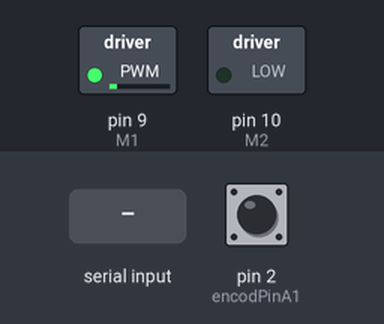
Recording of a sketch running on a simulated Arduino Uno, built with avr-gcc and run on an emulated ATmega328P. Parts: switched loads named in the sketch (green lamp = pin HIGH). Inputs (shaded band) come from the test bench; at power-on: pin 2 (encodPinA1) HIGH. What the sketch prints to the serial monitor is not drawn.

Above: at 1.2 s.
1.3 s: "tozero," received over Serial
2.8 s: "90,45," received over Serial
At 4.0 s:
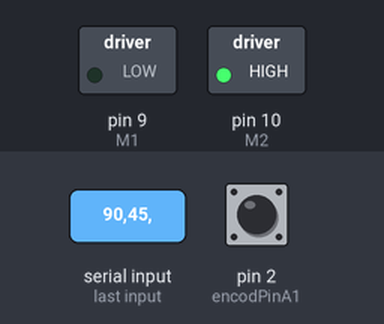
4.3 s: "30,150," received over Serial
At 5.5 s:
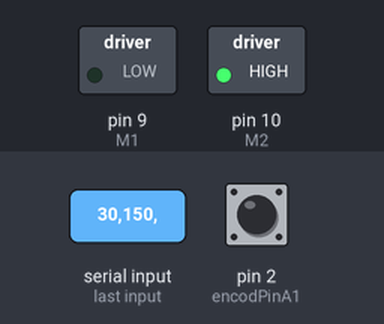
5.8 s: "5," received over Serial
At 7.4 s:
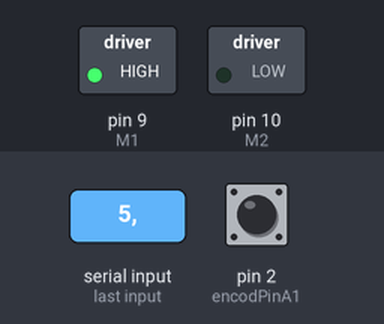
7.6 s: "90," received over Serial
At 8.8 s:
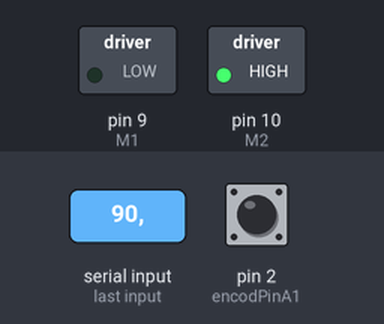
9.1 s: "1," received over Serial
At 10.1 s:
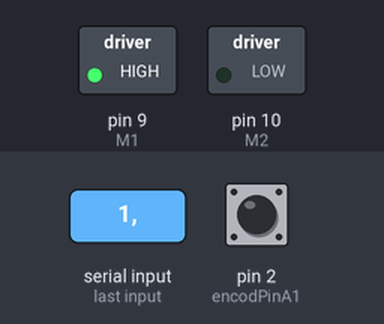
Timing chart, 0 to 11.6 s (numbered marks = the images above; inputs shaded):
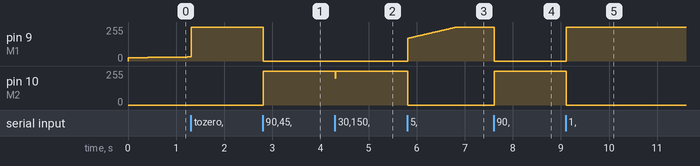

Measured:
- after the input at 2.8 s, pin 9 (M1): 255/255 → 0/255 at once; pin 10 (M2): 0/255 → 255/255 at once
- after the input at 4.3 s, pin 10 (M2): 255/255 → 200/255 at once, → 255/255 0.01 s later
- after the input at 5.8 s, pin 9 (M1): moves from 0/255 to 255/255 over 1.0 s, starting at once; pin 10 (M2): 255/255 → 0/255 at once
- after the input at 7.6 s, pin 9 (M1): 255/255 → 0/255 at once; pin 10 (M2): 0/255 → 255/255 at once
- after the input at 9.1 s, pin 9 (M1): 0/255 → 255/255 at once; pin 10 (M2): 255/255 → 0/255 at once

The sketch:

PID.ino
```cpp
#include <PinChangeInt.h>
#include <PID_v1.h>
#define encodPinA1      2                       // Quadrature encoder A pin
#define encodPinB1      8                       // Quadrature encoder B pin
#define M1              9                       // PWM outputs to L298N H-Bridge motor driver module
#define M2              10

double kp = 5 , ki = 1 , kd = 0.01;             // modify for optimal performance
double input = 0, output = 0, setpoint = 110;
float comdata=0,analog=21;
long temp=0,prev=0;
int isDirection=0,index=0;
int isfirstLoad=1;

volatile long encoderPos =110;
PID myPID(&input, &output, &setpoint, kp, ki, kd, REVERSE);  // if motor will only run at full speed try 'REVERSE' instead of 'DIRECT'

void setup() {
  pinMode(encodPinA1, INPUT_PULLUP);                  // quadrature encoder input A
  pinMode(encodPinB1, INPUT_PULLUP);                  // quadrature encoder input B
  attachInterrupt(0, encoder, FALLING);               // update encoder position
  TCCR1B = TCCR1B & 0b11111000 | 1;                   // set 31KHz PWM to prevent motor noise
  myPID.SetMode(AUTOMATIC);
  myPID.SetSampleTime(1);
  myPID.SetOutputLimits(-255, 255);
  Serial.begin (115200);                              // for debugging
}

void loop() {

    if(Serial.available() > 0) {
      delay(10);                                   // 等待数据传完
      String _temp="";
      _temp=Serial.readStringUntil(',');              //获取串口接收到的数据
      if(_temp=="tozero"){
        _temp="";
        isfirstLoad=1;
        //Serial.println("+++++++++++++++++++++++++++++++++++++++++++++");
        }else{
          comdata=_temp.toFloat();
        }
      Serial.flush();
      analog=comdata;

      Serial.println("Serial.available = :");
      Serial.println(analog);
      index=0;
      long _sub_val=comdata-prev;
      if(_sub_val>0) {
        isDirection=1;
      }
      if(_sub_val<0) {
        isDirection=2;
      }

      prev=comdata;

       if(isfirstLoad==1){
        isfirstLoad=0;
        setpoint = analog * 5;
        input=setpoint;
        input = encoderPos ;
        //isDirection=1;
        //encoder();
         if(index>=20)
        {
          //index=0;
          output=0;
          analogWrite(M1, LOW);
          analogWrite(M2, LOW);
          delay(1000);
        }
          myPID.Compute();
         pwmOut(output);

        }
    }

    //Serial.println("+++++++++++++++++++++++++++++++++++++++++++++");
    //Serial.println(isDirection);
    setpoint = analog * 5;                     // modify to fit motor and encoder characteristics, potmeter connected to A0

    //Serial.println(setpoint);
    input = encoderPos ;                                // data from encoder
    //Serial.println("--------------------------------------------");
    Serial.println(encoderPos);
    //Serial.println(setpoint);                         // monitor motor position

    myPID.Compute();                                    // calculate new output
    if(index>=20)
    {
      //index=0;
      output=0;
      analogWrite(M1, LOW);
      analogWrite(M2, LOW);
      delay(1000);
    }
    pwmOut(output);                                // drive L298N H-Bridge module
    //Serial.println(output);
    //encoder();
}


void pwmOut(int out) {                                // to H-Bridge board
  if (out > 0) {
    analogWrite(M1, out);                             // drive motor CW
    analogWrite(M2, 0);
  }
  else {
    analogWrite(M1, 0);
    analogWrite(M2, abs(out));                        // drive motor CCW
  }
  //Serial.println("--------------------------------------------");
  //Serial.println(out);
}

void encoder()  {                                     // pulse and direction, direct port reading to save cycles  5000  -18
  if (isDirection==1)
  {
    if(encoderPos<1145&&abs(encoderPos-setpoint)>=10)
     {
      encoderPos++;             // if(digitalRead(encodPinB1)==HIGH)   count ++;
      index=0;
     }
    else
      isDirection=0;
  }
  if(isDirection==2){
    if(encoderPos>100&&abs(encoderPos-setpoint)>=10){
      encoderPos--;            // if(digitalRead(encodPinB1)==LOW)   count --;
      index=0;
    }
    else
      isDirection=0;
  }
  if(isDirection==0){
    index+=1;
      //encoderPos=setpoint;
//    analogWrite(M1, LOW);
//    analogWrite(M2, LOW);
//
//    delay(1000);
  }

//  Serial.println(encoderPos);
}
```
